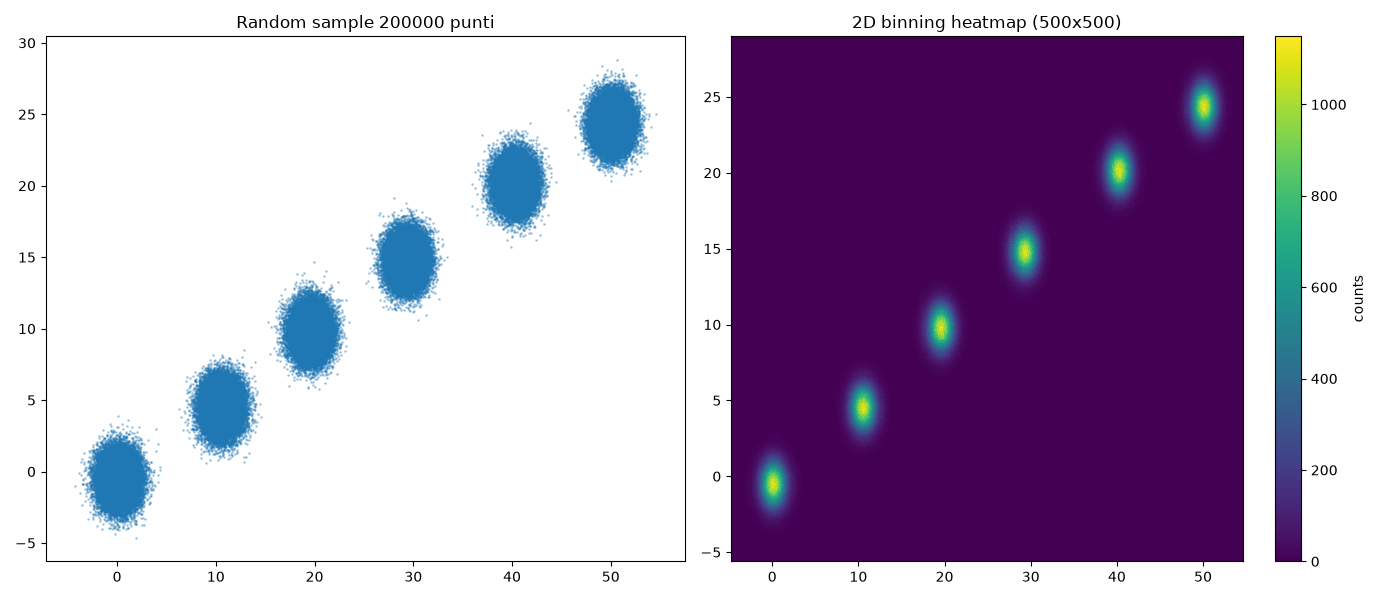

This chart was generated by the following Python code:
# ESERCIZIO 1 – Gestione della memoria e visualizzazione di 5 milioni di punti

# Importiamo le librerie necessarie
import numpy as np              # Per generare e manipolare array numerici
import pandas as pd             # Per organizzare i dati in un DataFrame
import matplotlib.pyplot as plt # Per creare i grafici


# Numero totale di punti che vogliamo generare
N = 5_000_000

# Creiamo un generatore di numeri casuali con seme 42.
# In questo modo la simulazione è riproducibile: otteniamo gli stessi dati
# quando rieseguiamo il programma con lo stesso codice.
rng = np.random.default_rng(42)

# Numero di gruppi (cluster) da generare
clusters = 6


# Calcoliamo quanti punti assegnare a ciascun gruppo.
# La divisione intera // restituisce un numero intero.
# In questo caso otteniamo 833.333 punti per gruppo.
points_per_cluster = N // clusters

# Prepariamo tre liste vuote: ciascuna conterrà un array per ogni gruppo.
xs = []   # Coordinate orizzontali dei punti
ys = []   # Coordinate verticali dei punti
cats = [] # Etichetta numerica del gruppo di appartenenza


# Generiamo i sei gruppi, uno per ogni iterazione del ciclo.
for i in range(clusters):

    # Generiamo il centro orizzontale del gruppo.
    # loc=i*10.0 sposta progressivamente i gruppi lungo l'asse X:
    # 0, 10, 20, 30, 40 e 50 (con una piccola variazione casuale).
    # scale=0.5 indica la deviazione standard della posizione del centro.
    # size=1 genera un solo valore; [0] estrae quel valore dall'array.
    cx = rng.normal(loc=i * 10.0, scale=0.5, size=1)[0]

    # Generiamo il centro verticale del gruppo.
    # loc=i*5.0 sposta progressivamente i gruppi lungo l'asse Y:
    # 0, 5, 10, 15, 20 e 25 (con una piccola variazione casuale).
    cy = rng.normal(loc=i * 5.0, scale=0.5, size=1)[0]

    # Generiamo i valori X del gruppo intorno al centro cx.
    # scale=1.0 controlla la dispersione dei punti intorno al centro.
    # size=points_per_cluster stabilisce quanti valori generare.
    # append aggiunge l'array alla lista xs.
    xs.append(rng.normal(loc=cx, scale=1.0, size=points_per_cluster))

    # Generiamo nello stesso modo i valori Y intorno al centro cy.
    ys.append(rng.normal(loc=cy, scale=1.0, size=points_per_cluster))

    # Creiamo un'etichetta per ogni punto del gruppo corrente.
    # np.full ripete il valore i per points_per_cluster volte.
    # int8 è un tipo intero leggero, sufficiente per etichette da 0 a 5.
    cats.append(np.full(points_per_cluster, i, dtype=np.int8))


# Uniamo separatamente i sei array di ciascuna lista.
# concatenate non somma i valori: mette gli array uno dopo l'altro.
x = np.concatenate(xs)
y = np.concatenate(ys)
cat = np.concatenate(cats)

# La divisione intera ha prodotto 4.999.998 punti.
# Calcoliamo quanti punti mancano per raggiungere esattamente N.
extra = N - x.size

# Aggiungiamo i punti mancanti alle coordinate X e Y.
# Questi ultimi valori vengono generati con una distribuzione normale standard.
x = np.concatenate([x, rng.normal(size=extra)])
y = np.concatenate([y, rng.normal(size=extra)])

# Aggiungiamo anche le etichette dei punti extra: in questo caso sono zeri.
# Manteniamo int8 per non aumentare inutilmente la memoria.
cat = np.concatenate([cat, np.zeros(extra, dtype=np.int8)])


# Creiamo il DataFrame con tre colonne.
# Ogni riga rappresenta un punto: x e y sono le coordinate,
# mentre cat indica a quale gruppo appartiene.
df = pd.DataFrame({
    "x": x,
    "y": y,
    "cat": cat
})


# Definiamo una funzione che misura la memoria occupata dal DataFrame.
# memory_usage(deep=True) restituisce la memoria usata dalle colonne;
# sum() somma i valori e la divisione per 1024**2 converte i byte in MiB.
# Nota: questa misura riguarda il DataFrame, non tutta la RAM del programma.
def mem_usage(df):
    return df.memory_usage(deep=True).sum() / (1024**2)

# Stampiamo il numero di righe e la memoria del DataFrame iniziale.
print("Rows:", len(df))
print("Memory iniziale MB:", mem_usage(df))


# Creiamo una copia per ottimizzare i tipi senza modificare df.
df_opt = df.copy()

# Convertiamo le coordinate da float64 (8 byte per valore)
# a float32 (4 byte per valore), riducendo la memoria delle due colonne.
df_opt["x"] = df_opt["x"].astype("float32")
df_opt["y"] = df_opt["y"].astype("float32")

# Visualizziamo i tipi delle colonne e la memoria del DataFrame ottimizzato.
# La colonna cat è già int8, quindi non la convertiamo in int16:
# int16 occuperebbe più memoria di int8.
print(df_opt.dtypes)
print("Memory ottimizzata MB:", mem_usage(df_opt))


# Prepariamo un campione casuale di 200.000 punti per lo scatter plot.
sample_size = 200_000

# Estraiamo 200.000 posizioni casuali tra le righe del DataFrame.
# replace=False impedisce di selezionare più volte la stessa posizione.
sample_idx = rng.choice(len(df_opt), size=sample_size, replace=False)

# iloc seleziona le righe in base alle posizioni estratte.
# Il DataFrame originale df_opt non viene modificato.
sample = df_opt.iloc[sample_idx]


# Definiamo il numero di intervalli (bin) sugli assi X e Y.
# La griglia avrà 500 x 500 = 250.000 celle.
nx, ny = 500, 500

# np.histogram2d divide il piano in una griglia bidimensionale e conta
# quanti punti ricadono in ciascuna cella.
# Usiamo tutti i 5 milioni di punti di df_opt, non solo il campione.
# counts contiene i conteggi; xedges e yedges contengono i bordi delle celle.
counts, xedges, yedges = np.histogram2d(
    df_opt["x"],
    df_opt["y"],
    bins=[nx, ny]
)

# Calcoliamo il centro di ogni intervallo sugli assi X e Y.
# xedges[:-1] prende tutti i bordi tranne l'ultimo;
# xedges[1:] prende tutti i bordi tranne il primo.
# La media dei due bordi consecutivi dà il centro di ciascun intervallo.
Xc = (xedges[:-1] + xedges[1:]) / 2
Yc = (yedges[:-1] + yedges[1:]) / 2


# Creiamo una figura con una riga e due grafici affiancati.
fig, axs = plt.subplots(1, 2, figsize=(14, 6))

# GRAFICO DI SINISTRA: scatter plot dei 200.000 punti campionati.
# s=1 imposta la dimensione dei marker; alpha=0.3 la loro trasparenza.
axs[0].scatter(sample["x"], sample["y"], s=1, alpha=0.3)
axs[0].set_title(f"Random sample {sample_size} punti")

# GRAFICO DI DESTRA: rappresentazione della densità dei 5 milioni di punti.
# counts.T trasponde la matrice dei conteggi per orientarla correttamente
# rispetto alle coordinate X e Y.
# shading='auto' lascia a Matplotlib la scelta della modalità di colorazione.
# rasterized=True rasterizza questo elemento quando si salva in formati
# vettoriali come PDF o SVG; non cambia il calcolo dei conteggi.
pcm = axs[1].pcolormesh(
    Xc, Yc, counts.T,
    shading="auto",
    rasterized=True
)

# Aggiungiamo la barra dei colori, che indica il numero di punti per cella.
fig.colorbar(pcm, ax=axs[1], label="counts")
axs[1].set_title("2D binning heatmap (500x500)")

# Sistemiamo gli spazi tra i due grafici.
plt.tight_layout()

# Salviamo la figura come immagine PNG.
plt.savefig("esercizio1.png")

# Mostriamo la figura a schermo.
plt.show()
